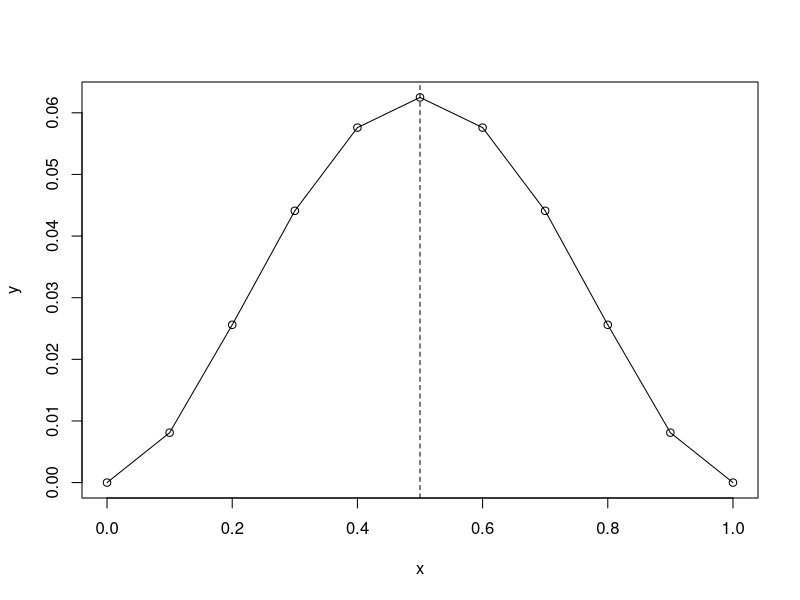
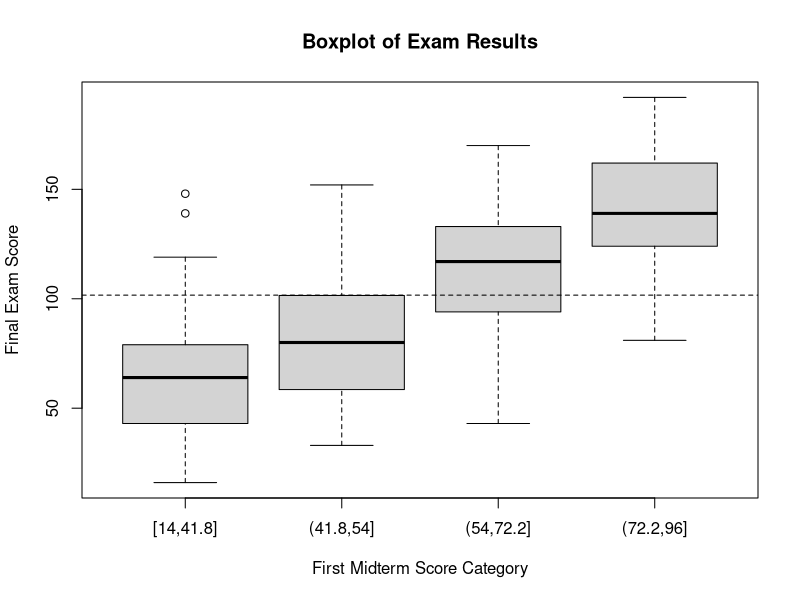

Write R code to recreate these figures, in order.
## ---- chunk 1
fn = function(x) {x^2 * (1-x)^2}
x = seq(0,1,by=0.1)
y = fn(x)
plot(x, y, type="o")
abline(v=0.5, lty=2)
## ---- chunk 2
xdat = read.csv("data/demo_data.csv", stringsAsFactors = T)
## ---- chunk 3
mid1cat = cut(xdat$mid1, breaks=quantile(xdat$mid1), include.lowest=T)
xdat = data.frame(xdat, mid1cat)
boxplot(mid3 ~ mid1cat, data=xdat, 
        main="Boxplot of Exam Results", 
        xlab="First Midterm Score Category",
        ylab="Final Exam Score")
abline(h=mean(xdat$mid3,na.rm=T), lty=2)
